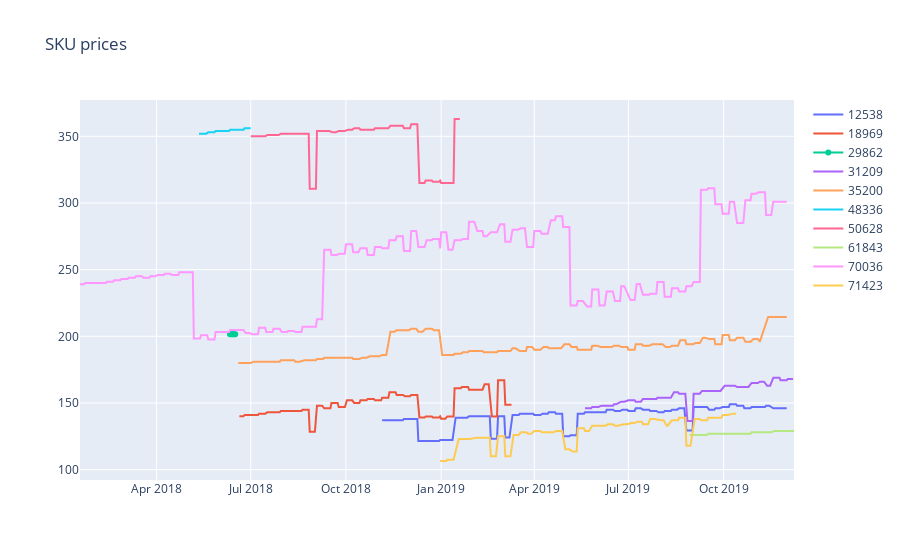

The notebook cell this image was saved under:
### Code cell
plt.figure(figsize=(12, 8))
layout = {'title': 'SKU prices'}
fig = go.Figure(data=trace_list, layout=layout)
iplot(fig, show_link=False)
